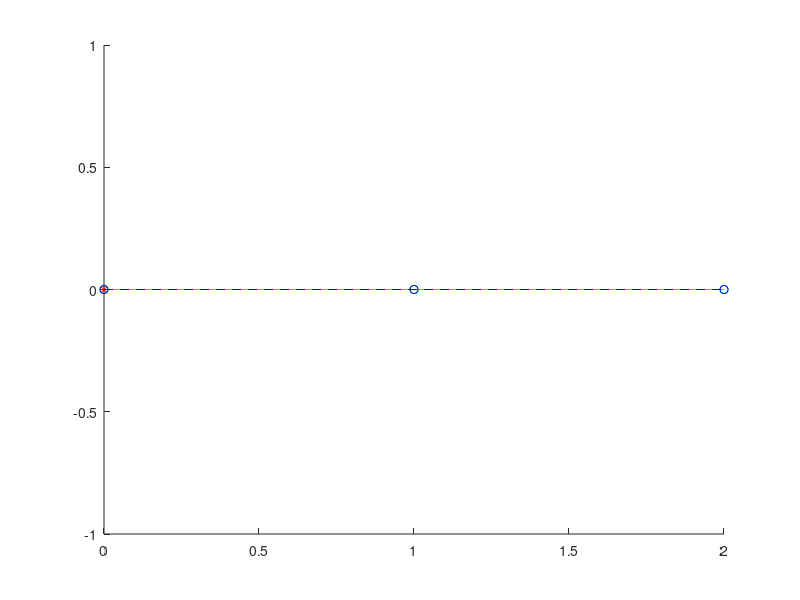

MATLAB code to generate this figure:
%%%%%%%%%%%%%%%%%%%%%%%%
%%_BEAMS FEM ANALYSIS_%%
%%%%%%%%%%%%%%%%%%%%%%%%

clc %clears the screen
clear all %closes all the figure windows
close all %closes all the fig windows
format
%format shortEng
%format shortG
format compact
%format loose

%% geometrical parameters and material properties
E = 10^9*200; % young's modulus in Pa
L = 2; % entire length of beam
I = 4*10^6*10^-12; % moment of area
Px = 0; % conc. load value in x dirn
Py = 0; % conc. load value in y dirn
q0 = [0 -12000]; %uniform loading

X = [0 1 2];
slope = [0 0 0];
Y = [0 0 0];

%% meshing of the geometry
ne = 2; % total no of elements
nne = 2; % no. of noded element
le = L/ne; % length of each element
nn = ne+1; % total no of nodes = no. of elemets in truss
dofn = 2; % no. of degrees of freedom per node
dofe = 4; % dof per element (2 noded element)
tdof = dofn * nn; % total degrees of freedom
conn  = [1 2 3 4;...
         3 4 5 6;...
         1 2 5 6]; % connectivity matrix (relation of local no with global numbers)

%% initializing vectors
KG = zeros(tdof,tdof); % initializing global stiffness matrix
FGU = zeros(tdof,1); % initalization of uniformly distributed load vector
FGC = zeros(tdof,1); % initialization of concentrated load vector

%% populating global stiffness matrix
for i = 1:ne
    
    Ke = E*I/(le^3) * [12      6*le      -12      6*le;...
                       6*le    4*le^2    -6*le    2*le^2;...
                       -12     -6*le^2   12       -6*le;...
                       6*le    2*le^2    -6*le    4*le^2]; %elemental stiffness matrix
    %Fe = zeros(dofe,1);
    Fe = q0(i)*le/2 * [1; 1/6; 1; -1/6];
    
    for j = 1:dofe
        for k = 1:dofe
            KG(conn(i,j), conn(i,k)) =  KG(conn(i,j), conn(i,k)) + Ke(j,k); 
        end
        FGU(conn(i,j),1) =  FGU(conn(i,j),1)+ Fe(j,1);
    end
end

%% load and reaction vector

FG = FGU + FGC; % global force vector
FG_nbc = FG; % F global with no boundary conditions
KG_nbc = KG; % K global with no boundary conditions

%% applying boundary conditions
for i2 = [1,2,3,5]
   KG(i2,:) = 0;
   KG(:,i2) = 0;
   KG(i2,i2) = 1;
   
   FG(i2,1) = 0;
end

%% solving the matrix equation
UG = linsolve(KG,FG)

R = KG_nbc * UG - FG_nbc

%% Convergence study


%% Visualization
hold on

X_new = X;
slope_new = slope;
Y_new = Y;
plot(0,0,'r*');
plot(X,Y,'g-o');

amplification = 1;
i4=1;
for i3 = [1,3,5]
    Y_new(i4) = Y(i4) + amplification*UG(i3);
    i4 = i4+1;
end
i4=1;
for i3 = [2,4,6]
    slope_new(i4) = slope(i4) + amplification*UG(i3);
    i4 = i4+1;
end
% for i3 = 1 : length(X)
%     Y_new(i3) = X(i3)*slope_new(i3);
% end
plot(X_new,Y_new,'b--o');
hold off
